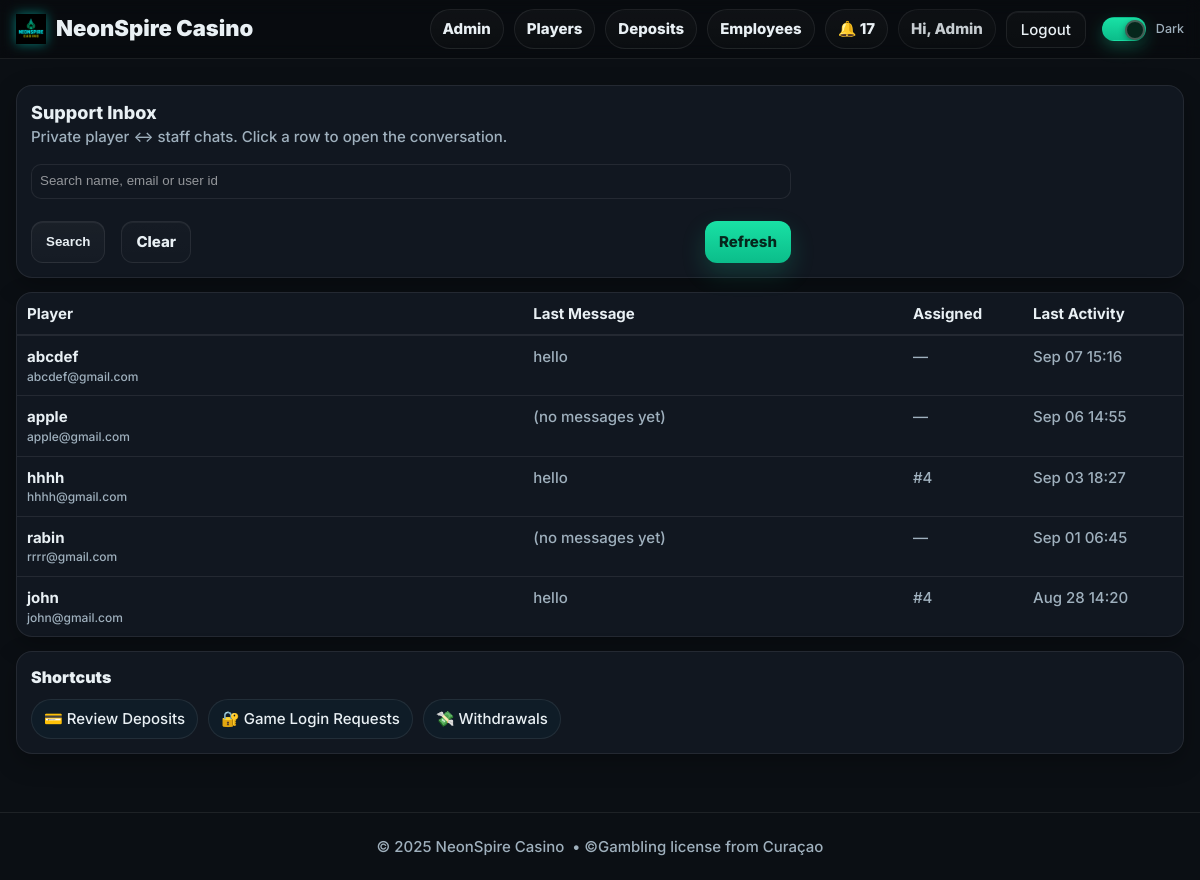
/chat/inbox (signed in), run on the app's committed database.
### models.py (models this page shows, shortened)
class User(db.Model, UserMixin):
    __tablename__ = "users"
    id = db.Column(db.Integer, primary_key=True)
    name = db.Column(db.String(120), nullable=False)
    email = db.Column(db.String(255), unique=True, nullable=False, index=True)
    mobile = db.Column(db.String(24), nullable=True, index=True)  # E.164
    password_hash = db.Column(db.String(255), nullable=False)
    role = db.Column(db.String(20), nullable=False, default="PLAYER")  # PLAYER | EMPLOYEE | ADMIN
    email_verified = db.Column(db.Boolean, default=False, index=True)
    email_verified_at = db.Column(db.DateTime, nullable=True)
    promo_seen = db.Column(db.Boolean, default=False, index=True)
    created_at = db.Column(db.DateTime, default=datetime.utcnow)

class DMMessage(db.Model):
    __tablename__ = "dm_messages"
    id = db.Column(db.Integer, primary_key=True)
    thread_id = db.Column(db.Integer, db.ForeignKey("dm_threads.id"), nullable=False, index=True)
    sender_id = db.Column(db.Integer, db.ForeignKey("users.id"), nullable=False, index=True)
    sender_role = db.Column(db.String(20))  # PLAYER | EMPLOYEE | ADMIN
    body = db.Column(db.Text, nullable=False)
    created_at = db.Column(db.DateTime, default=datetime.utcnow, index=True)

class DMThread(db.Model):
    __tablename__ = "dm_threads"
    id = db.Column(db.Integer, primary_key=True)
    player_id = db.Column(db.Integer, db.ForeignKey("users.id"), nullable=False, index=True)
    employee_id = db.Column(db.Integer, db.ForeignKey("users.id"), nullable=True, index=True)
    status = db.Column(db.String(16), default="OPEN", index=True)  # OPEN | CLOSED
    created_at = db.Column(db.DateTime, default=datetime.utcnow)
    updated_at = db.Column(db.DateTime, default=datetime.utcnow, onupdate=datetime.utcnow)
    last_msg_at = db.Column(db.DateTime, default=datetime.utcnow, index=True)

### chat_bp.py (the view, shortened to what this page needs)
@chat_bp.get("/inbox")
@login_required
def inbox():
    if not _is_staff():
        abort(403)
    term = (request.args.get("q") or "").strip()
    q = DMThread.query.filter_by(status="OPEN")
    threads = (q.order_by(desc(DMThread.last_msg_at), desc(DMThread.id))
                 .limit(300)
                 .all())
    threads_view = []
    for t in threads:
        player = db.session.get(User, t.player_id)
        last = (DMMessage.query
                .filter_by(thread_id=t.id)
                .order_by(DMMessage.id.desc())
                .first())
        threads_view.append({
            "thread_id": t.id,
            "status": t.status,
            "player_id": t.player_id,
            "player_name": (player.name if player and player.name else f"Player #{t.player_id}"),
            "player_email": (player.email if player else ""),
            "assigned_staff_id": t.employee_id,
            "last_msg_at": (t.last_msg_at or t.created_at),
            "last_msg_snippet": (last.body[:80] + ("…" if last and len(last.body) > 80 else "")) if last else "(no messages yet)",
        })
    return render_template("employee_chat.html", threads_view=threads_view, q=term)

### chat_bp.py (called while the page is built)
def _is_staff() -> bool:
    return current_user.is_authenticated and current_user.role in ("EMPLOYEE", "ADMIN")

### templates/employee_chat.html
{% extends "base.html" %}
{% block content %}
<div class="shell" style="margin-top:14px">
  <div class="panel">
    <div class="h3">Support Inbox</div>
    <div class="muted">Private player ↔ staff chats. Click a row to open the conversation.</div>
    <form method="get" action="{{ url_for('chat_bp.inbox') }}" style="margin-top:10px;display:flex;gap:8px;flex-wrap:wrap">
      <input class="input" type="text" name="q" value="{{ q or '' }}" placeholder="Search name, email or user id"
             style="min-width:260px;border:1px solid var(--stroke);border-radius:10px;padding:8px;background:var(--panel);color:var(--text)">
      <button class="btn">Search</button>
      <a class="btn btn-ghost" href="{{ url_for('chat_bp.inbox') }}">Clear</a>
      <a class="btn btn-primary" href="{{ url_for('chat_bp.inbox') }}" style="margin-left:auto">Refresh</a>
    </form>
  </div>
  <div class="panel" style="padding:0">
    <div style="display:grid;grid-template-columns: 1.6fr 1.2fr 120px 140px;gap:0;border-bottom:1px solid var(--stroke);padding:10px;font-weight:700">
      <div>Player</div>
      <div>Last Message</div>
      <div>Assigned</div>
      <div>Last Activity</div>
    </div>
    {% for row in threads_view %}
      <a href="{{ url_for('chat_bp.room', thread_id=row.thread_id) }}"
         style="display:grid;grid-template-columns: 1.6fr 1.2fr 120px 140px;gap:0;padding:10px;border-top:1px solid var(--stroke);text-decoration:none;color:inherit">
        <div>
          <div style="font-weight:700">{{ row.player_name }}</div>
          <div class="muted" style="font-size:12px">{{ row.player_email }}</div>
        </div>
        <div class="muted" title="{{ row.last_msg_snippet }}">{{ row.last_msg_snippet }}</div>
        <div class="muted">{% if row.assigned_staff_id %}#{{ row.assigned_staff_id }}{% else %}—{% endif %}</div>
        <div class="muted">
          {% if row.last_msg_at %}{{ row.last_msg_at.strftime('%b %d %H:%M') }}{% else %}—{% endif %}
        </div>
      </a>
    {% else %}
      <div style="padding:12px" class="muted">No open threads.</div>
    {% endfor %}
  </div>
  <div class="panel">
    <div class="section-head">
      <div class="section-title">Shortcuts</div>
    </div>
    <div class="chip-row">
      <a class="chip" href="{{ url_for('employeebp.deposits_list') }}">💳 Review Deposits</a>
      <a class="chip" href="{{ url_for('employeebp.requests_list') }}">🔐 Game Login Requests</a>
      <a class="chip" href="{{ url_for('employeebp.withdrawals_list') }}">💸 Withdrawals</a>
    </div>
  </div>
</div>
{% endblock %}

### templates/base.html (shortened to what this page needs)
<!DOCTYPE html>
<html lang="en" data-theme="dark">
<head>
  <link rel="stylesheet" href="{{ url_for('static', filename='css/styles.css') }}?v=dm2">
</head>
<body>
  <header class="nav" style="position:sticky;top:0;z-index:50;background:rgba(0,0,0,.25);backdrop-filter:blur(8px);border-bottom:1px solid var(--stroke)">
    <div class="shell nav-inner" style="display:flex;align-items:center;justify-content:space-between;height:58px">
      <a href="{{ url_for('short_bp.lob_short') }}" class="brand" aria-label="NeonSpire Casino">
        <img class="brand-logo" src="{{ url_for('static', filename='img/logo.png') }}" alt="NeonSpire Casino">
        <span class="brand-text">NeonSpire Casino</span>
      </a>
      <nav class="nav-links" style="display:flex;align-items:center;gap:10px">
        {% if current_user.is_authenticated %}
          {% if current_user.role == 'ADMIN' %}
            <a class="pill" href="{{ url_for('adminbp.admin_home') }}">Admin</a>
            <a class="pill" href="{{ url_for('adminbp.admin_players') }}">Players</a>
            <a class="pill" href="{{ url_for('adminbp.deposits_audit') }}">Deposits</a>
            <a class="pill" href="{{ url_for('adminbp.admin_users') }}">Employees</a>
          {% elif current_user.role == 'EMPLOYEE' %}
            <a class="pill" href="{{ url_for('employeebp.employee_home') }}">Employee</a>
          {% else %}
            <a class="pill" href="{{ url_for('short_bp.mylogin_clean') }}">My Logins</a>
          {% endif %}
          <a class="pill" href="{{ url_for('notifybp.list_notifications') }}">🔔 {{ unread_count or 0 }}</a>
          <span class="pill" style="pointer-events:none;opacity:.85">
            Hi, {{ current_user.name.split(' ')[0] if current_user.name else 'Player' }}
          </span>
          <a class="btn btn-ghost" href="{{ url_for('auth.logout') }}">Logout</a>
        {% else %}
          <a class="pill" href="{{ url_for('auth.login_get') }}">Login</a>
          <a class="btn btn-primary" href="{{ url_for('short_bp.reg_short') }}">Register</a>
        {% endif %}
        <label class="toggle" style="margin-left:6px">
          <span class="track"><span class="knob"></span></span>
          <span class="label">Dark</span>
        </label>
      </nav>
    </div>
  </header>
  <div class="hero-slot">
  </div>
  <main style="padding-bottom:20px">
    {% block content %}{% endblock %}
  </main>
  <footer class="shell footer"
          style="height:68px;border-top:1px solid var(--stroke);margin-top:24px;
                 display:flex;align-items:center;justify-content:center;">
    © {{ 2025 }} NeonSpire Casino &nbsp;•&nbsp;
    <span class="muted">©Gambling license from Curaçao </span>
  </footer>
</body>
</html>

### templates/base.html (style rules this page uses)
.brand { display:flex; gap:10px; align-items:center; text-decoration:none; color:inherit; font-weight:900; font-size:22px }
.brand-logo { height:30px; width:auto; display:block; filter: drop-shadow(0 0 6px rgba(0,255,233,.45)); }
.hero-slot { position:relative; z-index:2; padding-top:12px; }
header.nav { overflow:visible; }

### data on the page
User: name "Admin"
User: player_name "abcdef", player_email "abcdef@gmail.com"
DMMessage: last_msg_snippet "hello"
DMThread: last_msg_at "Sep 07 15:16"
User: player_name "apple", player_email "apple@gmail.com"
DMThread: last_msg_at "Sep 06 14:55"
User: player_name "hhhh", player_email "hhhh@gmail.com"
DMMessage: last_msg_snippet "hello"
DMThread: last_msg_at "Sep 03 18:27"
User: player_name "rabin", player_email "rrrr@gmail.com"
DMThread: last_msg_at "Sep 01 06:45"
User: player_name "john", player_email "john@gmail.com"
DMMessage: last_msg_snippet "hello"
DMThread: last_msg_at "Aug 28 14:20"

### other printed values
{{ unread_count or 0 }} "17"
{{ row.last_msg_snippet }} "(no messages yet)" "(no messages yet)"
{{ row.assigned_staff_id }} "4" "4"
{{ 2025 }} "2025"
